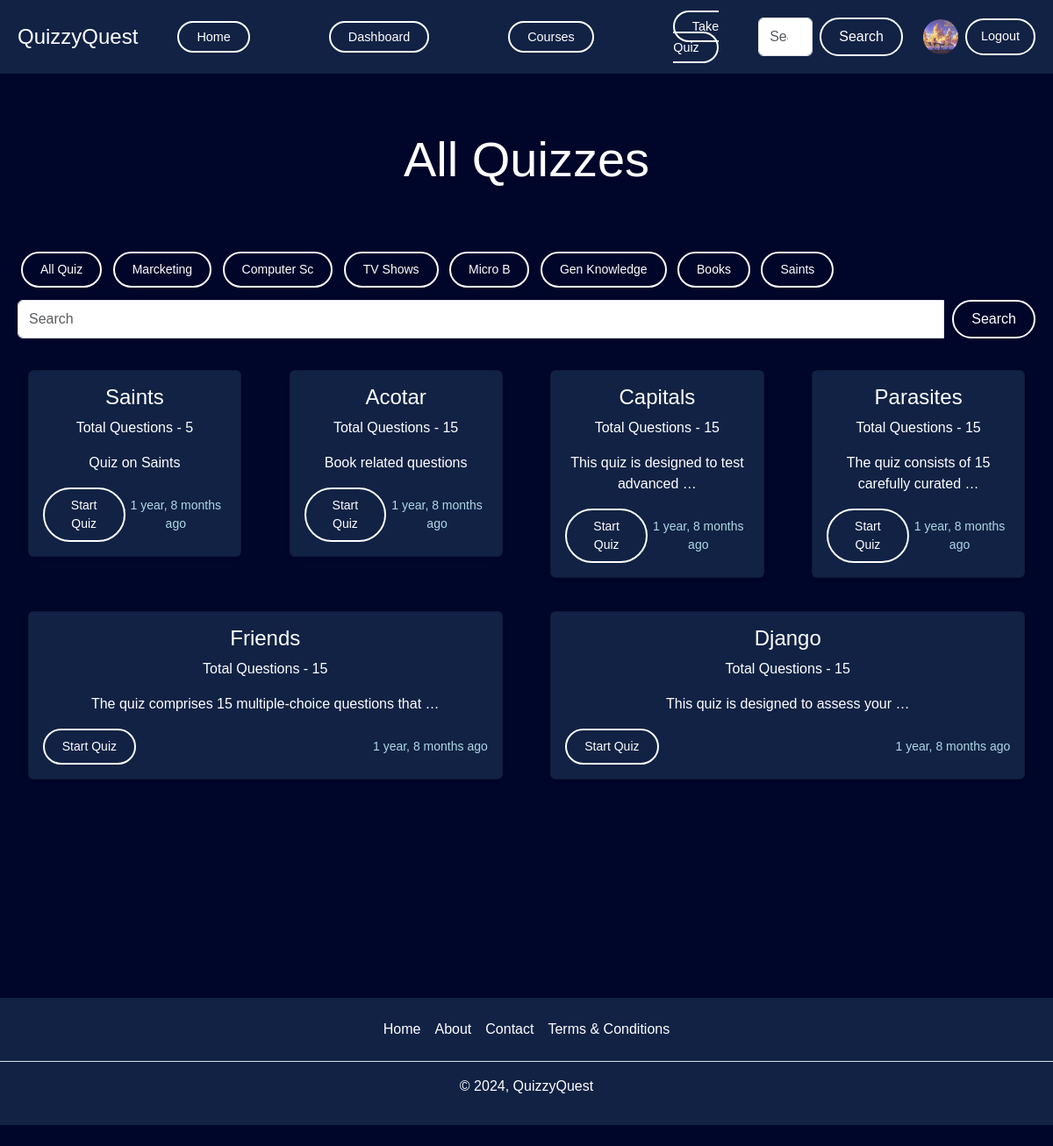
The page /quiz/all_quiz (signed in) on the database its author committed.
### account/models.py (models this page shows, shortened)
class Profile(models.Model):
    user = models.OneToOneField(User, on_delete=models.CASCADE, null=True, verbose_name='User Object') #verbose_name
    bio = models.TextField(blank=True, null=True)
    profile_img = models.ImageField(upload_to='profile_images', default='user.png', blank=True, null=True, verbose_name='Profile Pic')
    location = models.CharField(max_length=100, blank=True, null=True)
    GENDER = (
        ('Male', 'Male'),
        ('Female', 'Female'),
        ('Other', 'Other'),
    )
    gender = models.CharField(max_length=6, choices=GENDER, blank=True, null=True)

### quiz/models.py (models this page shows, shortened)
class Category(models.Model):
    name = models.CharField(max_length=15)
    class Meta:
        verbose_name_plural = 'Categories'

class Quiz(models.Model):
    title = models.CharField(max_length=255)
    description = models.TextField()
    category = models.ForeignKey(Category, on_delete=models.CASCADE)
    quiz_file = models.FileField(upload_to='quiz/')
    created_at = models.DateTimeField(auto_now_add=True)
    updated_at = models.DateTimeField(auto_now=True)
    class Meta:
        verbose_name_plural = 'Quizzes'

class Question(models.Model):
    quiz = models.ForeignKey(Quiz, on_delete=models.CASCADE)
    text = models.TextField()

### quiz/views.py (the view)
# urls.py: path('all_quiz', views.all_quiz_view, name='all_quiz'),
@login_required(login_url='login')
def all_quiz_view(request):
    user_object = User.objects.get(username=request.user)
    user_profile = Profile.objects.get(user=user_object)
    quizzes = Quiz.objects.order_by('-created_at')
    categories = Category.objects.all()
    context = {"user_profile": user_profile, "quizzes": quizzes, "categories": categories}
    return render(request, 'all-quiz.html', context)

### templates/all-quiz.html (shortened to what this page needs)
{% extends 'index.html' %}
{% block content %}
<div style="padding-top: 100px; display: flex; flex-direction: column; min-height: 100vh; font-family: 'Poppins', sans-serif; background-color: #00052a; color: white; text-align: center; overflow-x: hidden; margin: 0;">
    <h1 class="display-4 text-center my-5">All Quizzes</h1>
    <div style="display: flex; flex-direction: column; align-items: flex-start; padding: 20px;">
        <div style="margin-bottom: 10px;">
            <a href="{% url 'all_quiz' %}" class="btn btn-sm btn-light m-1" style="margin: 1px; color: white; background-color: transparent; border: 2px solid white; border-radius: 50px; padding: 8px 20px;">All Quiz</a>
            {% for category in categories %}
            <a href="{% url 'search' category.name %}" class="btn btn-sm btn-light m-1" style="margin: 1px; color: white; background-color: transparent; border: 2px solid white; border-radius: 50px; padding: 8px 20px;">{{category.name}}</a>
            {% endfor %}
        </div>
        <form role="search" method="get" action="{% url 'search' ' ' %}" style="width: 100%; margin-bottom: 20px;">
            <div class="input-group">
                <input name="q" type="search" class="form-control" placeholder="Search" aria-label="Search" style="margin-right: 10px; flex-grow: 1;">
                <button type="submit" class="btn btn-primary" style="color: white; background-color: transparent; border: 2px solid white; border-radius: 50px; padding: 8px 20px;">Search</button>
            </div>
        </form>
    </div>
    <div style="padding: 20px; padding-top: 0;">
        <div class="row row-cols-1 row-cols-sm-1 row-cols-md-2 row-cols-lg-3 g-3" style="gap: 15px;">
            {% if quizzes|length > 0 %}
            {% for quiz in quizzes %}
            <div class="col" style="flex: 1 0 21%; margin: 1%;">
							<div class="card shadow-sm" style="background-color: #112244; color: white;">
									<div class="card-body">
											<h4>{{ quiz.title }}</h4>
											<p class="card-text">Total Questions - {{ quiz.question_set.all|length }}</p>
											<p class="card-text">{{ quiz.description|truncatewords:7 }}</p>
											<div class="d-flex justify-content-between align-items-center">
													<div class="btn-group">
															<a href="{% url 'quiz' quiz.id %}" type="button" class="btn btn-sm btn-outline-success" style="color: white; background-color: transparent; border: 2px solid white; border-radius: 50px; padding: 8px 20px; transition: all 0.3s ease;">Start Quiz</a>
													</div>
													<small style="color: #add8e6;">{{ quiz.created_at|timesince }} ago</small>
											</div>
									</div>
							</div>
					</div>
            {% endfor %}
            {% else %}
            <div class="col-lg-12 col-md-12 col-12">
                <p class="text-center text-danger fs-5" style="color: #ff6347;">There is no quiz available for this category or search.</p>
            </div>
            {% endif %}
        </div>
    </div>
</div>
{% endblock content %}

### templates/components/header.html
<div class="navigation" style="display: flex; align-items: center; justify-content: space-between; background-color: #112244; padding: 10px 20px; width: 100%; position: fixed; top: 0; z-index: 1000;">
  <a class="navbar-brand" href="{% url 'home' %}" style="font-size: 1.5em; color: white; text-decoration: none;">QuizzyQuest</a>
  <ul class="nav-links" style="list-style: none; display: flex; align-items: center; margin: 0; padding: 0;">
    <li style="margin: 0 15px;">
      <a href="{% url 'home' %}" style="text-decoration: none; color: white; background-color: transparent; padding: 8px 20px; border: 2px solid white; border-radius: 50px; transition: all 0.3s ease;">Home</a>
    </li>
    {% if request.user.is_superuser %}
    <li style="margin: 0 15px;">
      <a href="{% url 'dashboard' %}" style="text-decoration: none; color: white; background-color: transparent; padding: 8px 20px; border: 2px solid white; border-radius: 50px; transition: all 0.3s ease;">Dashboard</a>
    </li>
    {% endif %}
    <li style="margin: 0 15px;">
      <a href="{% url 'all_quiz' %}" style="text-decoration: none; color: white; background-color: transparent; padding: 8px 20px; border: 2px solid white; border-radius: 50px; transition: all 0.3s ease;">Courses</a>
    </li>
    <li style="margin: 0 15px;">
      <a href="{% url 'all_quiz' %}" style="text-decoration: none; color: white; background-color: transparent; padding: 8px 20px; border: 2px solid white; border-radius: 50px; transition: all 0.3s ease;">Take Quiz</a>
    </li>
  </ul>
  <div style="display: flex; align-items: center;">
    <form class="d-flex" role="search" action="{% url 'search_users' %}" style="margin-right: 15px;">
      <input class="form-control me-2" type="search" name="q" placeholder="Search" aria-label="Search" style="margin-right: 10px;">
      <button type="submit" class="btn btn-primary" style="color: white; background-color: transparent; border: 2px solid white; border-radius: 50px; padding: 8px 20px;">Search</button>
    </form>
    {% if request.user.is_authenticated %}
      <a href="{% url 'profile' request.user.username %}" data-bs-toggle="tooltip" data-bs-placement="bottom" data-bs-title="@{{request.user.username}}" class="mx-2">
          <img src="{{user_profile.profile_img.url}}" class="rounded-circle" width="40" height="40" alt="profile_img">
      </a>
      <a href="{% url 'logout' %}" class="cta-button sign-in" style="text-decoration: none; color: white; background-color: transparent; padding: 8px 16px; border: 2px solid white; border-radius: 50px; transition: all 0.3s ease;">Logout</a>
    {% else %}
      <a href="{% url 'login' %}" class="cta-button sign-in" style="text-decoration: none; color: white; background-color: transparent; padding: 8px 16px; border: 2px solid white; border-radius: 50px; transition: all 0.3s ease;">Sign in</a>
    {% endif %}
  </div>
</div>

### templates/style.css (style rules this page uses)
* { font-family: Arial, Helvetica, 'Trebuchet MS', 'Lucida Sans Unicode', 'Lucida Grande', 'Lucida Sans', Arial, sans-serif !important; }

### templates/index.html (style rules this page uses)
html, body { height: 100%; margin: 0; padding: 0; overflow-x: hidden; }
body { display: flex; flex-direction: column; min-height: 100vh; font-family: 'Poppins', sans-serif; background-color: #00052a; color: white; text-align: center; }
.navigation { position: fixed; top: 0; width: 100%; display: flex; justify-content: space-between; align-items: center; background-color: #112244; padding: 10px 20px; z-index: 1000; }
.nav-links { list-style: none; display: flex; align-items: center; padding: 0; margin: 0; }
.nav-links li { padding: 8px 30px; margin: 0 15px; }
.nav-links a, .cta-button { text-decoration: none; color: white; font-weight: 500; font-size: 0.9em; background-color: transparent; padding: 8px 20px; border: 2px solid white; border-radius: 50px; transition: all 0.3s ease; }

### rows shown on the page
Profile: profile_img (picture)
Category: name "Marcketing"
Category: name "Computer Sc"
Category: name "TV Shows"
Category: name "Micro B"
Category: name "Gen Knowledge"
Category: name "Books"
Category: name "Saints"
Quiz: title "Saints", question_set.all|length "5", description "Quiz on Saints", created_at "1 year, 8 months"
Quiz: title "Acotar", question_set.all|length "15", description "Book related questions", created_at "1 year, 8 months"
Quiz: title "Capitals", question_set.all|length "15", description "This quiz is designed to test advanced …", created_at "1 year, 8 months"
Quiz: title "Parasites", question_set.all|length "15", description "The quiz consists of 15 carefully curated …", created_at "1 year, 8 months"
Quiz: title "Friends", question_set.all|length "15", description "The quiz comprises 15 multiple-choice questions that …", created_at "1 year, 8 months"
Quiz: title "Django", question_set.all|length "15", description "This quiz is designed to assess your …", created_at "1 year, 8 months"
